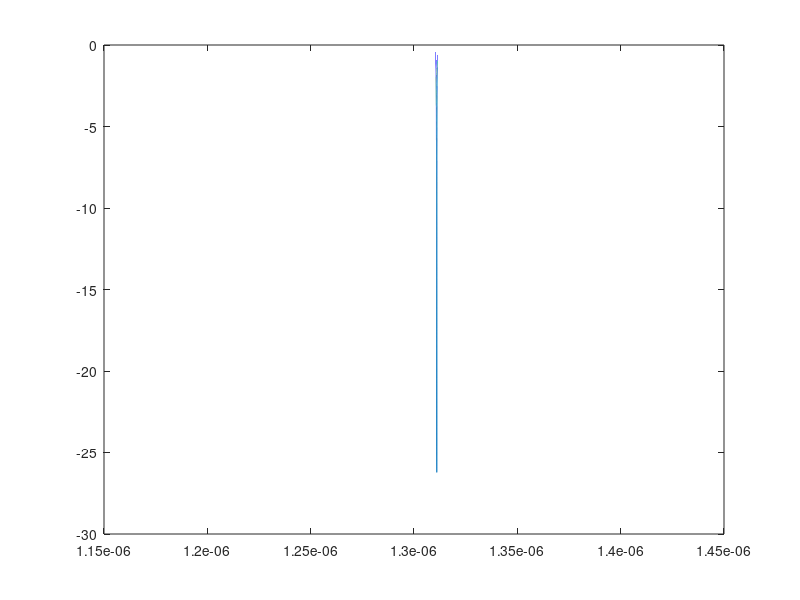
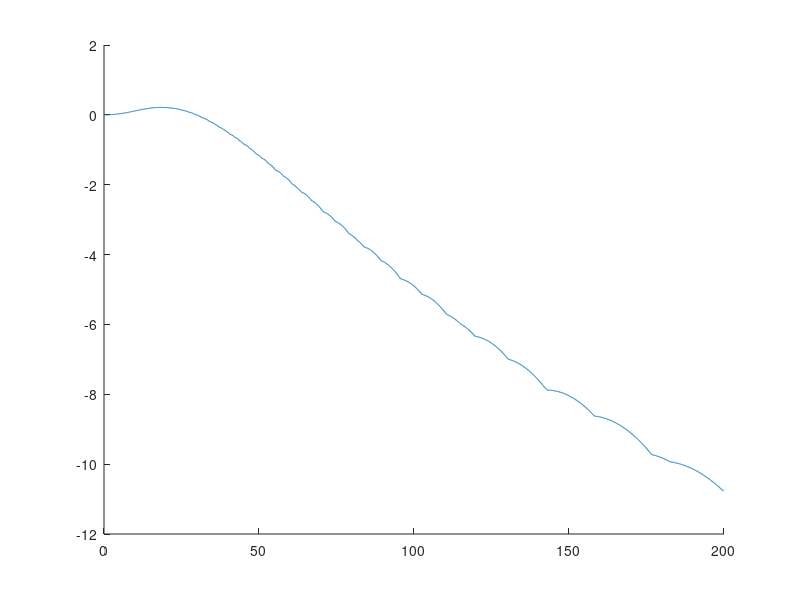

Write the MATLAB code that produced these figures, in order.
clear
clc
close all

n_Si=3.92;%3.92;


% Pin=7;%dBm
% R=3.8e-6;%m
% BWIL=5;%dB
% kappa2=5.1/100;%
% loss=-0.65*0.62;%dB per roundtrip (normalized for 7.5um ring)
% ME=88e-12;%pm/v (for 2V swing) [Should actually equal to 96.37 (measured) 92.3 (simulated)]
% RCBW=60;%GHz

% Pin=7;%dBm
% R=4e-6;%m
% BWIL=5;%dB
% kappa2=6.4/100;%
% loss=-0.65*0.69;%dB per roundtrip (normalized for 7.5um ring)
% ME=42e-12;%pm/v (for 2V swing) [Should actually equal to 96.37 (measured) 92.3 (simulated)]
% RCBW=82;%GHz

% %%%%%%%%%%%%%%%%GF
Pin=7;%dBm
R=7.5e-6;%m
BWIL=5;%dB
kappa2=12.69/100;%
loss=-0.65;%dB per roundtrip (normalized for 7.5um ring)
ME=90e-12;%pm/v (for 2V swing) [Should actually equal to 96.37 (measured) 92.3 (simulated)]
RCBW=82;%GHz

% Pin=7;%dBm
% R=18.48e-6;%m
% BWIL=5;%dB
% kappa2=12.69/100;%
% loss=-0.65;%dB per roundtrip (normalized for 7.5um ring)
% ME=12e-12*2;%pm/v (for 2V swing) [Should actually equal to 96.37 (measured) 92.3 (simulated)]
% RCBW=82;%GHz

% Pin=7;%dBm
% R=5e-6;%m
% BWIL=5;%dB
% kappa2=11/100;%
% loss=-0.535;%dB per roundtrip (normalized for 7.5um ring)
% ME=21e-12;%pm/v (for 2V swing) [Should actually equal to 96.37 (measured) 92.3 (simulated)]
% % ME=30.1386e-12*2;%pm/v (for 2V swing) [Should actually equal to 96.37 (measured) 92.3 (simulated)]
% RCBW=89;%GHz


% Pin=7;%dBm
% R=12e-6;%m
% BWIL=5;%dB
% kappa2=20/100;%
% loss=-0.65*12/7.5*0.45*1;%dB per roundtrip (normalized for 7.5um ring)
% ME=33e-12;%pm/v (for 2V swing) [Should actually equal to 96.37 (measured) 92.3 (simulated)]
% % ME=30.1386e-12*2;%pm/v (for 2V swing) [Should actually equal to 96.37 (measured) 92.3 (simulated)]
% RCBW=54;%GHz

% Pin=7;%dBm
% R=7.5e-6;%m
% BWIL=5;%dB
% kappa2=12.69/100;%14/100;%
% loss=-0.65;%dB
% ME=90e-12*24.7/31.17;%pm/v (for 2V swing)
% RCBW=82*132.56/90.33;%GHz

% Pin=7;%dBm
% R=15e-6;%m
% BWIL=5;%dB
% kappa2=23.2/100;%
% loss=-0.65;%dB
% ME=90e-12;%pm/v (for 2V swing)
% RCBW=82;%GHz

% Pin=7;%dBm
% R=15e-6;%m
% BWIL=4.5;%dB
% kappa2=24/100;%
% loss=-0.65;%dB
% ME=90e-12;%pm/v (for 2V swing)
% RCBW=82;%GHz

% Pin=7;%dBm
% R=7.5e-6;%m
% BWIL=6;%dB
% kappa2=11/100;%
% loss=-0.65;%dB per roundtrip
% ME=90e-12;%pm/v (for 2V swing) [Should actually equal to 96.37 (measured) 92.3 (simulated)]
% RCBW=82;%GHz

% Pin=6;%dBm
% R=20e-6;%m
% BWIL=4;%dB
% kappa2=30/100;%
% loss=-0.65;%dB per roundtrip
% ME=96e-12;%pm/v (for 2V swing) [Should actually equal to 96.37 (measured) 92.3 (simulated)]
% RCBW=82;%GHz

% load MAGcurve
% plot(lambda,pow2db(IL))
% hold on
% lambda_max=1320e-9;
% lambda_min=1308e-9;
% lambda_step=1e-14;

n_g=n_Si;

lambda=linspace(1311e-9-(1.31e-6)^2/(n_g*2*pi*R)/2,1311e-9+(1.31e-6)^2/(n_g*2*pi*R)/2,100000);
lambda=fliplr(lambda);

sigma=sqrt(1-kappa2);%sqrt(1-0.11);
A=sqrt(10^(loss*R/7.5e-6/10));%0.9483*1.015;%0.949;%0.96;

c=3e8;

% er=0;
% for sigma=0.92:0.0001:0.98
%     er=er+1;

m=0;
% for phi_initial=-(1.6:0.0001:1.7)
%     m=m+1

alpha=A;%sqrt(1-A^2);
% lambda=lambda_min:lambda_step:lambda_max;
%lambda=Data1(:,1);
% phi_initial=-1.6558-4.02662;
% phi=2*pi*R*2*pi./(lambda)*n_Si + phi_initial;
phi_initial=-2*pi*R*2*pi./(1.311e-6)*n_Si;
phi=2*pi*R*2*pi./(lambda)*n_Si + phi_initial;
Ts=(sigma-A*exp(-1j*phi))./(1-sigma*A*exp(-1j*phi));

%Ts111=sqrt((sigma.^2+A.^2 -2*sigma*A*cos(phi))./(1+sigma.^2*A.^2 -2*sigma*A*cos(phi)));


Ts_min=min(Ts);
plot(lambda,pow2db(abs(Ts).^2))
figure
lambdao=1.310788287767544e-06;
% lambdao=1.310856559783117e-06;

for i=1:length(Ts)
    if 10*log10(abs(Ts(i)).^2)<=-BWIL
    lambdai=lambda(i);
    break;
    end
end

disp( [ 'FSR = ' num2str( 1e9*(1.31e-6)^2/(n_g*2*pi*R) ) ' nm'])

disp( [ 'IL = ' num2str( 10*log10(abs(Ts(i)).^2) ) ' dB'])

ERphi1=2*pi*R*2*pi./(lambdai-ME*0.5471)*n_Si + phi_initial;
ERphi2=2*pi*R*2*pi./(lambdai+ME*0.4529)*n_Si + phi_initial;
ERTs1=(sigma-A*exp(-1j*ERphi1))./(1-sigma*A*exp(-1j*ERphi1));
ERTs2=(sigma-A*exp(-1j*ERphi2))./(1-sigma*A*exp(-1j*ERphi2));
ER = max([abs(ERTs1^2) abs(ERTs2^2)])/min([abs(ERTs1^2) abs(ERTs2^2)]);

disp(['ER = ' num2str(10*log10(ER)) ' dB'])




OMA=10^(Pin/10)*(max([abs(ERTs1^2) abs(ERTs2^2)])-min([abs(ERTs1^2) abs(ERTs2^2)]));

disp(['OMA = ' num2str(10*log10(OMA)) ' dBm'])

RLMphi1=2*pi*R*2*pi./(lambdai-ME*0.5471)*n_Si + phi_initial;
RLMphi2=2*pi*R*2*pi./(lambdai-ME*0.1679)*n_Si + phi_initial;
RLMphi3=2*pi*R*2*pi./(lambdai+ME*0.1582)*n_Si + phi_initial;
RLMphi4=2*pi*R*2*pi./(lambdai+ME*0.4529)*n_Si + phi_initial;
RLMTs1sq=abs((sigma-A*exp(-1j*RLMphi1))./(1-sigma*A*exp(-1j*RLMphi1)))^2;
RLMTs2sq=abs((sigma-A*exp(-1j*RLMphi2))./(1-sigma*A*exp(-1j*RLMphi2)))^2;
RLMTs3sq=abs((sigma-A*exp(-1j*RLMphi3))./(1-sigma*A*exp(-1j*RLMphi3)))^2;
RLMTs4sq=abs((sigma-A*exp(-1j*RLMphi4))./(1-sigma*A*exp(-1j*RLMphi4)))^2;
Vmin=(RLMTs1sq+RLMTs4sq)/2;
ES1=(RLMTs2sq-Vmin)/(RLMTs1sq-Vmin);
ES2=(RLMTs3sq-Vmin)/(RLMTs4sq-Vmin);
RLM=min([(3*ES1) (3*ES2) (2-3*ES1) (2-3*ES2)]);

VpiL=2*pi/(ERphi1-ERphi2)/(1e-2/(R*2*pi));
disp(['VpiL = ' num2str(VpiL) ' V.cm'])

disp(['RLM = ' num2str(RLM)])

for i=1:length(Ts)
    if abs(Ts(i))^2<=0.5
    lambdaQ1=lambda(i);
    Qi=i;
    break;
    end
end

for i=Qi:length(Ts)
    if abs(Ts(i))^2>0.5
    lambdaQ2=lambda(i);
    break;
    end
end

disp(['Q = ' num2str(1.31e-6/(abs(lambdaQ1-lambdaQ2)))])

finesse=(1.31e-6)^2/(n_g*2*pi*R)/(abs(lambdaQ1-lambdaQ2));

disp(['Finesse = ' num2str(finesse)])

lambdao=lambdai;
T_s=2*pi*R*n_g/c;
EOr=0;
mm=0;
for f=0.1e9:0.1e9:200e9
    mm=mm+1;
    t=0:T_s:(1/f);
    phi=2*pi*R*2*pi./(lambdao)*n_Si + phi_initial;
    Ts=(sigma-A*exp(-1j*phi))./(1-sigma*A*exp(-1j*phi));
    m=1;
    for t=t
      m=m+1;
      phi=2*pi*R*2*pi./(lambdao+1e-13*sin(2*pi*f*t))*n_Si + phi_initial;
      x=A*exp(-1j*phi);
      Ts(m)=sigma-x+Ts(m-1)*sigma*x;
    end
    EOr(mm)=max(abs(Ts.^2))-min(abs(Ts.^2));
   
end
hold on
plot((0.1e9:0.1e9:200e9)/1e9,mag2db(EOr/EOr(1)))
f=0.1e9:0.1e9:200e9;
for i=1:length(EOr)
    if mag2db(EOr(i)/EOr(1))<=-3
    freqi=f(i);
    break;
    end
end

disp(['Optical BW = ' num2str(freqi/1e9) ' GHz'])
disp(['RC BW = ' num2str(RCBW) ' GHz'])

BWtot=sqrt(1/(1/(freqi/1e9)^2+(1/RCBW)^2 ));

disp(['Total BW = ' num2str(BWtot) ' GHz'])

gammaKappa=kappa2/(2*pi*R*n_g/3e8);
gammaLoss=(1-db2pow(loss*R/7.5e-6))/(2*pi*R*n_g/3e8);

disp(['gamma_Kappa = ' num2str(gammaKappa)])
disp(['gamma_Loss = ' num2str(gammaLoss)])

    %  t=0:T_s:(1/f);
    %  figure
    % plot(t,abs(Ts(2:end)).^2)

% % 
% % % hold on
% % Pin=10^(-20/10)*1e-3;
% % % plot(Data1(:,1),(Data1(:,2)/max(Data1(:,2))))
% % %plot(Data1(:,1),10*log10(Data1(:,2)/max(Data1(:,2))))
% % 
% % hold on
% % % [a b]=min(Ts);
% % % [c d]=min(Data1(:,2));
% % % delta(m)=lambda(b)-Data1(d,1);
% % % disp([lambda(b)-Data1(d,1)])
% % % end
% % 
% % gamma_k=(1-sigma^2)*c/(2*pi*R*n_g);
% % 
% % % hold off
% % % a=( sqrt(Pin)-sqrt(Pin)*Ts )/sqrt(gamma_k);
% % % plot(lambda,abs(a).^2*4.8783e+13)
% % 
% % clear Ts
% % m=0;
% % for lambda=lambda_min:lambda_step:lambda_max
% %     m=m+1;
% %     if m==1
% %         phi=2*pi*R*2*pi./lambda*n_Si + phi_initial;
% %         Ts=(sigma-A*exp(-1j*phi))./(1-sigma*A*exp(-1j*phi));
% %     else
% %         % a=( sqrt(Pin)-sqrt(Pin*abs(Ts(m-1)).^2) )/sqrt(gamma_k);
% %         a=( sqrt(Pin)-Ts(m-1)*sqrt(Pin))/sqrt(gamma_k);
% %         phi=2*pi*R*2*pi./lambda*n_Si + phi_initial + 0.63*abs(a)^2*9e25/7.5e10*1.8e-4*2*pi*R*2*pi/lambda;
% %         % Ts(m)=min([(sigma-A*exp(-1j*phi))./(1-sigma*A*exp(-1j*phi)) Ts(m-1)]);
% %         % Ts(m)=(sigma-A*exp(-1j*phi))./(1-sigma*A*exp(-1j*phi));
% %         x=A*exp(-1j*phi);
% %         Ts(m)=sigma-x+Ts(m-1)*sigma*x;
% %     end
% %     % if abs(Ts(m)-Ts_min)<0.01
% %     %     phi=2*pi*R*2*pi./lambda*n_Si + phi_initial;
% %     %     Ts(m)=(sigma-A*exp(-1j*phi))./(1-sigma*A*exp(-1j*phi));
% %     % end
% % 
% % end
% % 
% % lambda=lambda_min:lambda_step:lambda_max;
% %  plot(lambda,(abs(Ts).^2))
% % %plot(lambda,10*log10(abs(Ts).^2))
% % 
% %  xlabel("\lambda (nm)")
% %  ylabel("Normalized Transmission")
% % % ylabel("Normalized Transmission Difference")
% % % legend('GF PDK 0dBm','Rigorous 0dBm','GF PDK 7dBm','Rigorous 7dBm')
% % set(gca,'FontSize',18)
% % % axis([1.31e-6 1.315e-6 -30 0])
% % 
% % % err(er)=sum( abs( abs(Ts).^2-Data1(:,2)/max(Data1(:,2)) ));
% % % end
% % % plot(err)
% % % disp(min(err))

